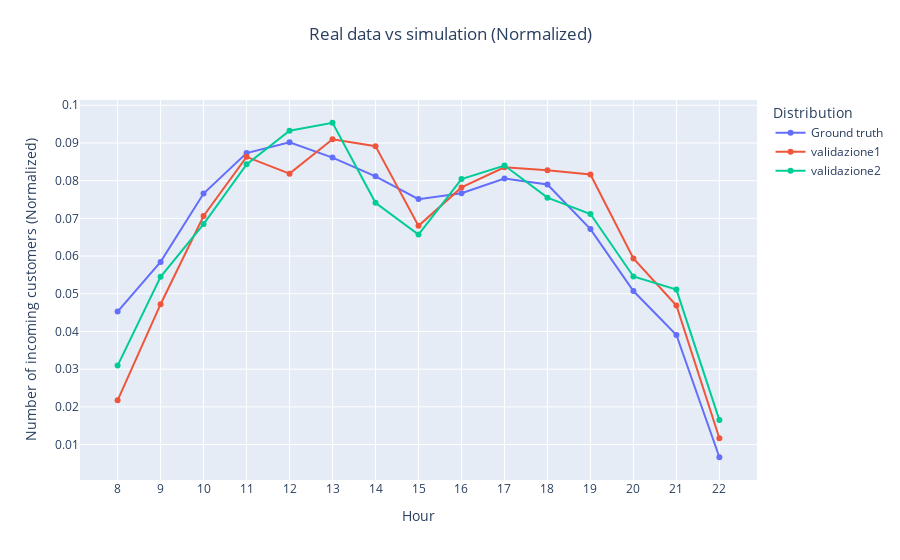

Notebook code cell kept with this figure:
### Code cell
fig = plot_simulation_comparison(df_arrivals)
fig = add_simulation_to_plot(fig, df_simulations, 'validazione1', "Total_customers")
fig = add_simulation_to_plot(fig, df_simulations, 'validazione2', "Total_customers")
fig.show()

### Figure 1 — Plotly figure (JSON) as saved in the notebook; plotly's stock layout.template omitted (floating-point values rounded to 4 significant figures)
{"data": [{"mode": "lines+markers", "name": "Ground truth", "type": "scatter", "x": [8, 9, 10, 11, 12, 13, 14, 15, 16, 17, 18, 19, 20, 21, 22], "y": [0.04527, 0.05846, 0.07659, 0.08733, 0.09018, 0.08612, 0.08115, 0.07511, 0.07664, 0.08055, 0.079, 0.06716, 0.05072, 0.03907, 0.006633]}, {"mode": "lines+markers", "name": "validazione1", "type": "scatter", "x": [8, 9, 10, 11, 12, 13, 14, 15, 16, 17, 18, 19, 20, 21, 22], "y": [0.02173, 0.04723, 0.07064, 0.08631, 0.08187, 0.091, 0.08916, 0.06801, 0.07822, 0.08353, 0.08277, 0.08162, 0.05934, 0.04689, 0.01168]}, {"mode": "lines+markers", "name": "validazione2", "type": "scatter", "x": [8, 9, 10, 11, 12, 13, 14, 15, 16, 17, 18, 19, 20, 21, 22], "y": [0.03095, 0.05449, 0.06848, 0.08433, 0.09325, 0.09536, 0.07414, 0.06571, 0.08042, 0.08402, 0.0755, 0.07116, 0.05458, 0.05111, 0.01649]}], "layout": {"legend": {"title": {"text": "Distribution"}}, "title": {"text": "Real data vs simulation (Normalized)", "x": 0.5, "xanchor": "center", "y": 0.95, "yanchor": "top"}, "xaxis": {"dtick": 1, "tick0": 0, "tickmode": "linear", "title": {"text": "Hour"}}, "yaxis": {"dtick": 0.01, "tick0": 0, "tickmode": "linear", "title": {"text": "Number of incoming customers (Normalized)"}}}}
